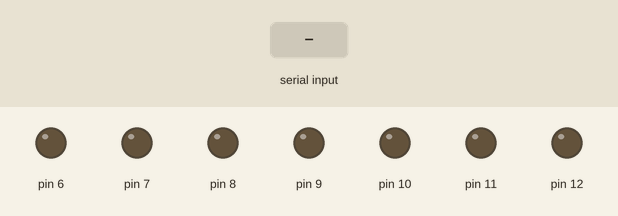
This sketch was run on a simulated Arduino Uno, built with avr-gcc and run on an emulated ATmega328P. On the bench: output pins drawn as LEDs (lit = HIGH). Inputs (shaded band) come from the test bench. What the sketch prints to the serial monitor is not drawn.

Above: at 1.2 s.
1.3 s: "1" received over Serial
At 1.7 s:
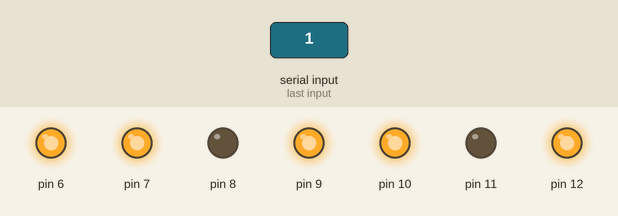
2.8 s: "3" received over Serial
At 4.0 s:
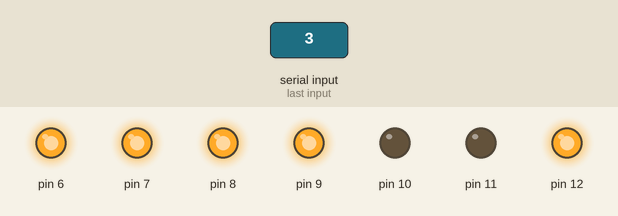
4.3 s: "2" received over Serial
At 5.2 s:
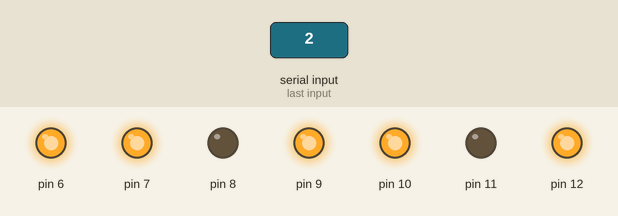
Timing chart, 0 to 7.3 s (numbered marks = the images above; inputs shaded):
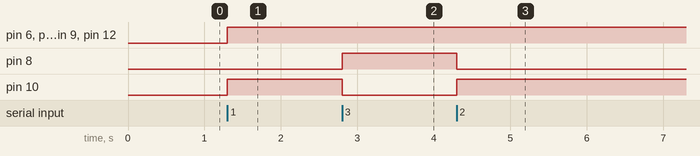

The sketch:

bluetooth_7seg.ino
```cpp
char data = 0;
void setup() {
  // put your setup code here, to run once:
  Serial.begin(9600);
  for(int i= 6;i<=12;i++)
   {
    pinMode(i,OUTPUT);
   }
}
void loop() {
  // put your main code here, to run repeatedly:
  if (Serial.available() > 0){
    data = Serial.read();
    Serial.print(data);
    Serial.print("/n");

    if (data == '1'){
      digitalWrite(10,LOW);
        digitalWrite(6,LOW);
        digitalWrite(7,HIGH);
        digitalWrite(12,LOW);
        digitalWrite(9,LOW);
        digitalWrite(11,LOW);
        digitalWrite(8,HIGH);
    }


    else if (data == '2')
    digitalWrite(7,HIGH);
        digitalWrite(6,HIGH);
        digitalWrite(12,HIGH);
        digitalWrite(9,HIGH);
        digitalWrite(11,LOW);
        digitalWrite(10,HIGH);
        digitalWrite(8,LOW);

  }
  else if(data == '3'){
    digitalWrite(7,HIGH);
        digitalWrite(6,HIGH);
        digitalWrite(12,HIGH);
        digitalWrite(9,HIGH);
        digitalWrite(11,LOW);
        digitalWrite(10,LOW);
        digitalWrite(8,HIGH);
  }
}
```

Measured:
- after the input at 1.3 s, pin 6, pin 7, pin 9, pin 10, pin 12: LOW → HIGH at once
- after the input at 2.8 s, pin 8: LOW → HIGH at once; pin 10: HIGH → LOW at once
- after the input at 4.3 s, pin 8: HIGH → LOW at once; pin 10: LOW → HIGH at once
